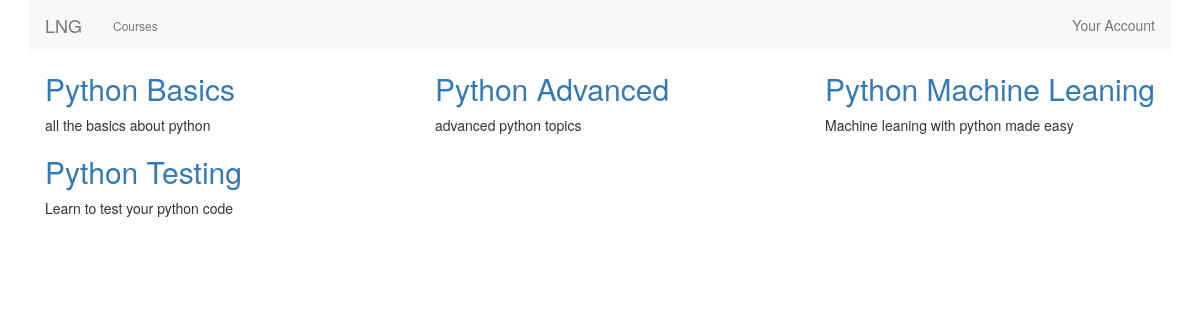
Page /courses/ on the committed database.
### courses/models.py (models this page shows, shortened)
class Course(models.Model):
    created_at = models.DateTimeField(auto_now_add=True)
    title = models.CharField(max_length=255)
    description = models.TextField()

### courses/views.py (the view)
def all_courses(request):
    courses = Course.objects.all()
    return render(request, 'courses/course_list.html', {'courses':courses})

### courses/templates/courses/course_list.html (shortened to what this page needs)
{% extends 'layout.html' %}
{% block content %}
<div class="container">
    <div class="row">
        {% for course in courses %}
        <div class="col-sm-4">
            <a href="{% url 'courses:course' course.pk %}"><h2>{{ course.title }}</h2></a>
            {{ course.description }}
        </div>
        {% endfor %}
    </div>
</div>
{% endblock %}

### rows in the picture
Course: title "Python Basics", description "all the basics about python"
Course: title "Python Advanced", description "advanced python topics"
Course: title "Python Machine Leaning", description "Machine leaning with python made easy"
Course: title "Python Testing", description "Learn to test your python code"
